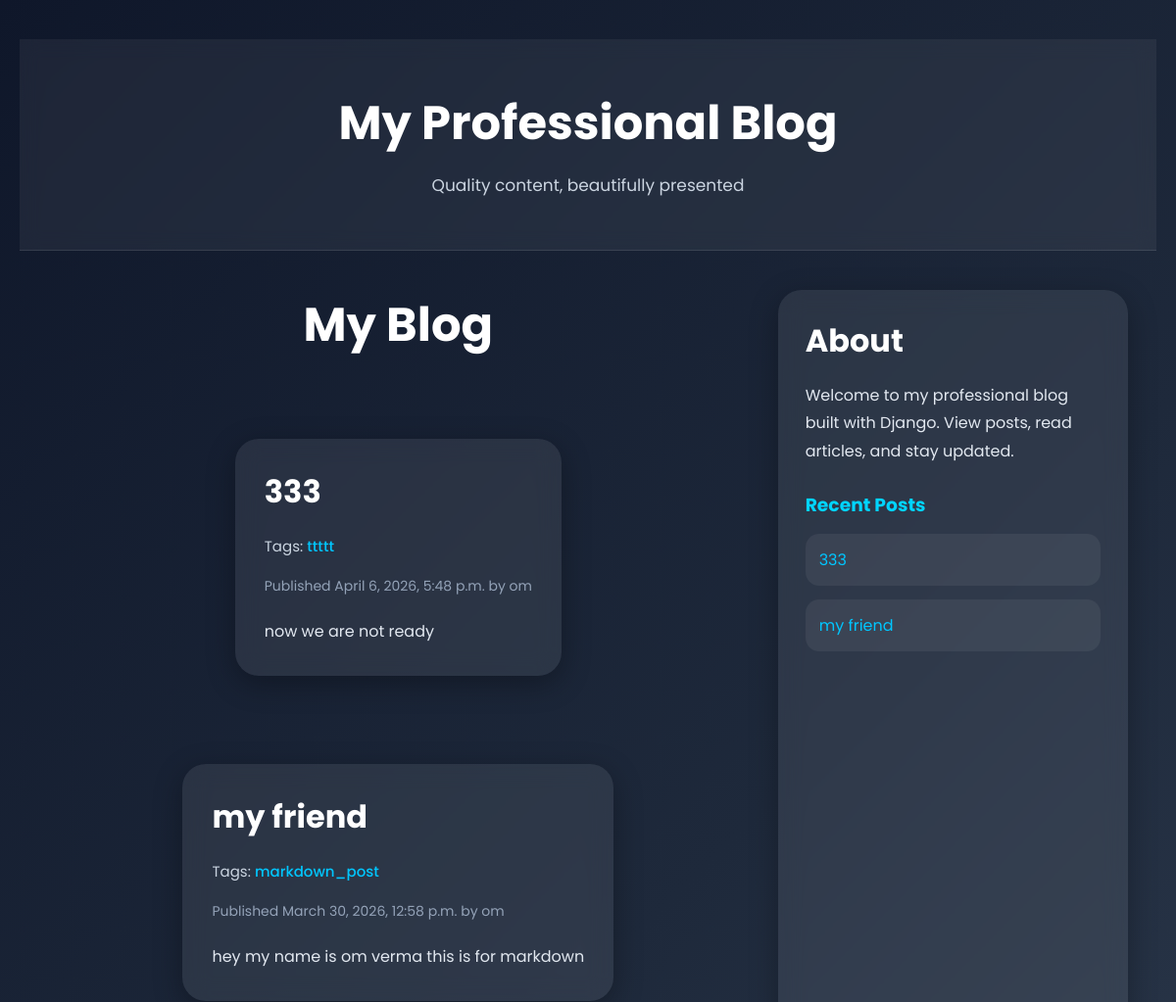
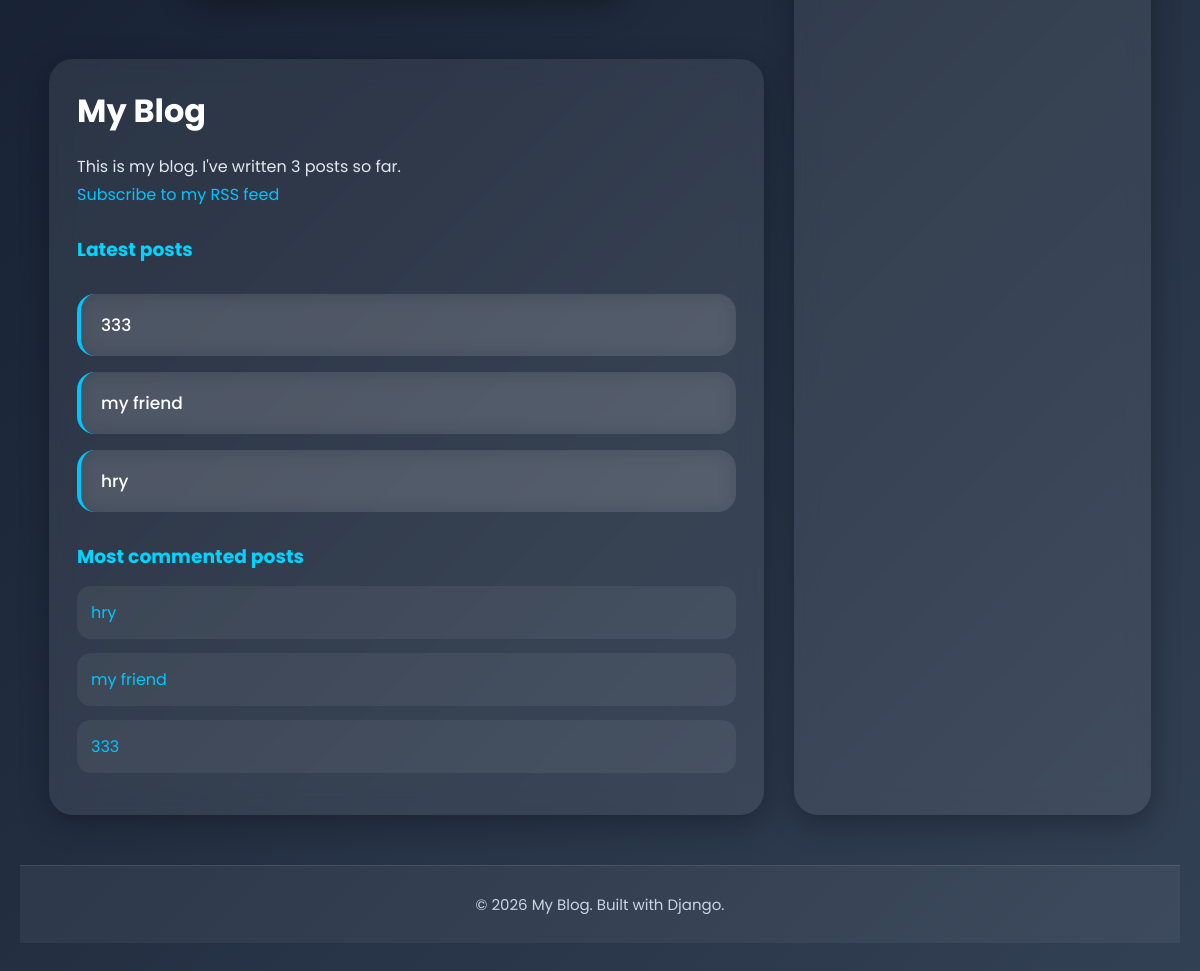
Screenshot of /blog/ with the database file from the repository (2 pictures, top to bottom).
### blog/models.py (models this page shows, shortened)
class Post(models.Model):
    tags = TaggableManager()
    test_field = models.CharField(max_length=10, default='test')
    class Status(models.TextChoices):
        DRAFT = 'DF', 'Draft'
        PUBLISHED = 'PB', 'Published'
    title = models.CharField(max_length=250)
    slug = models.SlugField(max_length=250, unique_for_date='publish')
    author = models.ForeignKey(
         settings.AUTH_USER_MODEL,
         on_delete=models.CASCADE,
         related_name='blog_posts'
    )
    body = models.TextField()
    publish = models.DateTimeField(default=timezone.now)
    created = models.DateTimeField(auto_now_add=True)
    updated = models.DateTimeField(auto_now=True)
    status = models.CharField(
        max_length=2,
        choices=Status.choices,
        default=Status.DRAFT
    )
    objects = models.Manager()
    published = PublishedManager()
    class Meta:
        ordering = ['-publish']
        indexes = [
            models.Index(fields=['publish']),
        ]
    def get_absolute_url(self):
        return reverse(
            'blog:post_detail',
            args=[
                self.publish.year,
                self.publish.month,
                self.publish.day,
                self.slug
            ]
        )

### blog/views.py (the view)
# urls.py: path('', views.PostListView.as_view(), name='post_list'),
class PostListView(ListView):
  queryset = Post.published.all()
  context_object_name = 'posts'
  paginate_by = 2
  template_name = 'blog/post/list.html'

### blog/models.py (called while the page is built)
    def get_queryset(self):
        return (
            super().get_queryset().filter(status=Post.Status.PUBLISHED)
        )

### blog/templatetags/blog_tags.py (called while the page is built)
@register.simple_tag
def total_posts():
 return Post.published.count()

@register.inclusion_tag('blog/post/latest_posts.html')
def show_latest_posts(count=5):
  latest_posts = Post.published.order_by('-publish')[:count]
  return {'latest_posts': latest_posts}

@register.simple_tag
def get_most_commented_posts(count=5):
  return Post.published.annotate(
        total_comments=Count('comments')
    ).order_by('-total_comments')[:count]

@register.filter(name='markdown')
def markdown_format(text):
 return mark_safe(markdown.markdown(text))

### blog/templates/blog/post/list.html (shortened to what this page needs)
{% extends "blog/base.html" %}
{% load blog_tags %}
{% block content %}
<h1>My Blog</h1>
{% for post in posts %}
<div class="post-card">
  <h2>
    <a href="{{ post.get_absolute_url }}">
      {{ post.title }}
    </a>
  </h2>
  <p class="tags">
    Tags:
    {% for tag in post.tags.all %}
      <a href="{% url "blog:post_list_by_tag" tag.slug %}">
        {{ tag.name }}
      </a>
    {% endfor %}
  </p>
  <p class="date">
    Published {{ post.publish }} by {{ post.author }}
  </p>
  <div class="post-body">
    {{ post.body|markdown|truncatewords_html:30 }}
  </div>
</div>
{% endfor %}
{% endblock %}

### blog/templates/blog/base.html (shortened to what this page needs)
{% load blog_tags %}
<!doctype html>
<html lang="en">
<head>
</head>
<body>
<header>
  <h1>My Professional Blog</h1>
  <p>
    Quality content, beautifully presented
  </p>
</header>
<div class="container">
  <main>
    {% block content %}
    {% endblock %}
    <div id="sidebar">
      <h2>My Blog</h2>
      <p>
        This is my blog.
        I've written {% total_posts %} posts so far.
      </p>
      <p>
        <a href="{% url "blog:post_feed" %}">
          Subscribe to my RSS feed
        </a>
      </p>
      <h3>Latest posts</h3>
      {% show_latest_posts 3 %}
      <h3>Most commented posts</h3>
      {% get_most_commented_posts as most_commented_posts %}
      <ul>
        {% for post in most_commented_posts %}
        <li>
          <a href="{{ post.get_absolute_url }}">
            {{ post.title }}
          </a>
        </li>
        {% endfor %}
      </ul>
    </div>
  </main>
  <aside>
    <h2>About</h2>
    <p>
      Welcome to my professional blog built with Django.
      View posts, read articles, and stay updated.
    </p>
    <h3>Recent Posts</h3>
    <ul>
      {% for post in posts|slice:":2" %}
      <li>
        <a href="{{ post.get_absolute_url }}">
          {{ post.title }}
        </a>
      </li>
       {% endfor %}
    </ul>
  </aside>
</div>
<footer>
  <p>
    &copy; 2026 My Blog. Built with Django.
  </p>
</footer>
</body>
</html>

### blog/templates/blog/post/latest_posts.html (shortened to what this page needs)
<ul class="latest-posts">
  {% for post in latest_posts %}
  <li>
    <a href="{{ post.get_absolute_url }}">
      {{ post.title }}
    </a>
  </li>
  {% endfor %}
</ul>

### blog/templates/blog/base.html (style rules this page uses)
* { margin:0; padding:0; box-sizing:border-box; font-family:'Poppins',sans-serif; }
body { background:linear-gradient(135deg,#0f172a,#1e293b,#334155); color:white; min-height:100vh; overflow-x:hidden; }
header { text-align:center; padding:50px 20px; background:rgba(255,255,255,0.06); backdrop-filter:blur(10px); border-bottom:1px solid rgba(255,255,255,0.1); animation:fadeDown 1s ease; }
header h1 { font-size:3rem; margin-bottom:12px; }
header p { color:#cbd5e1; font-size:17px; }
.container { width:95%; max-width:1400px; margin:40px auto; display:grid; grid-template-columns:2fr 1fr; gap:30px; }
main { display:flex; flex-direction:column; gap:30px; }
#sidebar, aside { background:rgba(255,255,255,0.08); backdrop-filter:blur(12px); padding:28px; border-radius:24px; box-shadow:0 8px 30px rgba(0,0,0,0.3); animation:fadeUp 1s ease; transition:0.4s ease; }
h2 { font-size:2rem; margin-bottom:18px; }
h3 { margin:25px 0 15px; color:#00d4ff; }
p { line-height:1.8; color:#e2e8f0; }
a { text-decoration:none; color:#00c6ff; transition:0.3s ease; }
ul { list-style:none; margin-top:10px; }
ul li { background:rgba(255,255,255,0.06); padding:14px; border-radius:14px; margin-bottom:14px; transition:0.3s ease; animation:fadeIn 0.7s ease; }
footer { margin-top:50px; text-align:center; padding:25px; background:rgba(255,255,255,0.05); border-top:1px solid rgba(255,255,255,0.1); }
footer p { color:#cbd5e1; font-size:15px; }

### blog/templates/blog/post/list.html (style rules this page uses)
* { margin:0; padding:0; box-sizing:border-box; font-family:'Poppins',sans-serif; }
body { background:linear-gradient(135deg,#0f172a,#1e293b,#334155); color:white; min-height:100vh; padding:40px 20px; }
h1 { text-align:center; font-size:3rem; margin-bottom:20px; animation:slideDown 1s ease; }
h2 { margin-bottom:18px; }
.post-card { max-width:900px; margin:30px auto; padding:30px; border-radius:24px; background:rgba(255,255,255,0.08); backdrop-filter:blur(12px); box-shadow:0 8px 30px rgba(0,0,0,0.3); transition:0.4s ease; position:relative; overflow:hidden; animation:fadeInUp 0.8s ease; }
.post-card::before { content:""; position:absolute; top:0; left:-100%; width:100%; height:100%; background:linear-gradient( 120deg, transparent, rgba(255,255,255,0.15), transparent ); transition:0.8s; }
.post-card h2 a { color:white; text-decoration:none; font-size:2rem; transition:0.3s ease; }
.tags { margin:15px 0; color:#cbd5e1; font-size:15px; }
.tags a { color:#00c6ff; text-decoration:none; font-weight:500; transition:0.3s ease; }
.date { color:#94a3b8; font-size:14px; margin-bottom:20px; }
.post-body { line-height:1.9; font-size:16px; color:#f1f5f9; }

### blog/templates/blog/post/latest_posts.html (style rules this page uses)
.latest-posts { max-width:700px; margin:30px auto; padding:0; list-style:none; }
.latest-posts li { background:rgba(255,255,255,0.08); backdrop-filter:blur(10px); padding:18px 20px; margin-bottom:16px; border-radius:18px; transition:0.4s ease; position:relative; overflow:hidden; animation:fadeInUp 0.8s ease; border-left:4px solid #00c6ff; }
.latest-posts li::before { content:""; position:absolute; top:0; left:-100%; width:100%; height:100%; background:linear-gradient( 120deg, transparent, rgba(255,255,255,0.15), transparent ); transition:0.8s; }
.latest-posts li a { color:white; text-decoration:none; font-size:17px; font-weight:500; transition:0.3s ease; }

### rows the page displays
Post: title "333", publish "April 6, 2026, 5:48 p.m.", author "om", body "now we are not ready"
Tag: name "ttttt"
Post: title "my friend", publish "March 30, 2026, 12:58 p.m.", author "om", body "hey my name is om verma this is for markdown"
Tag: name "markdown_post"
Post: title "hry"
